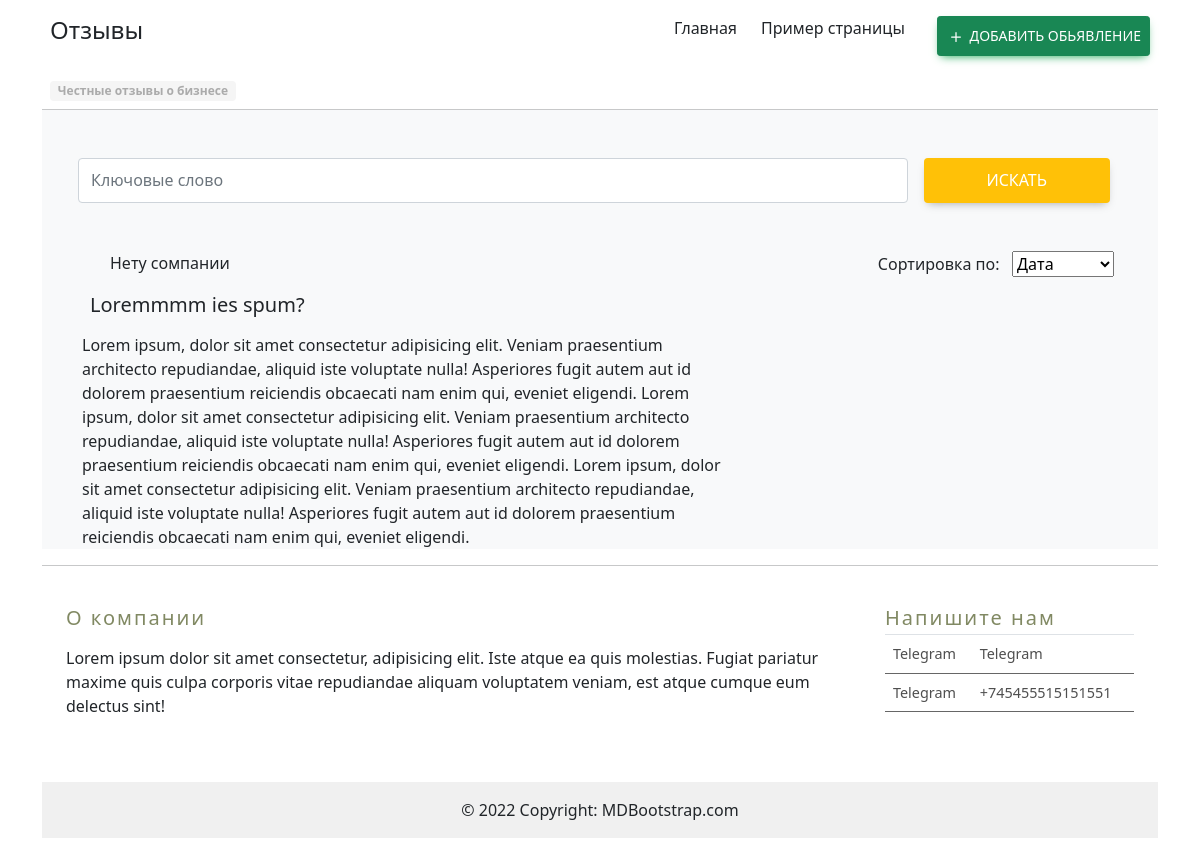
The page /sort/ on the database as committed earlier.
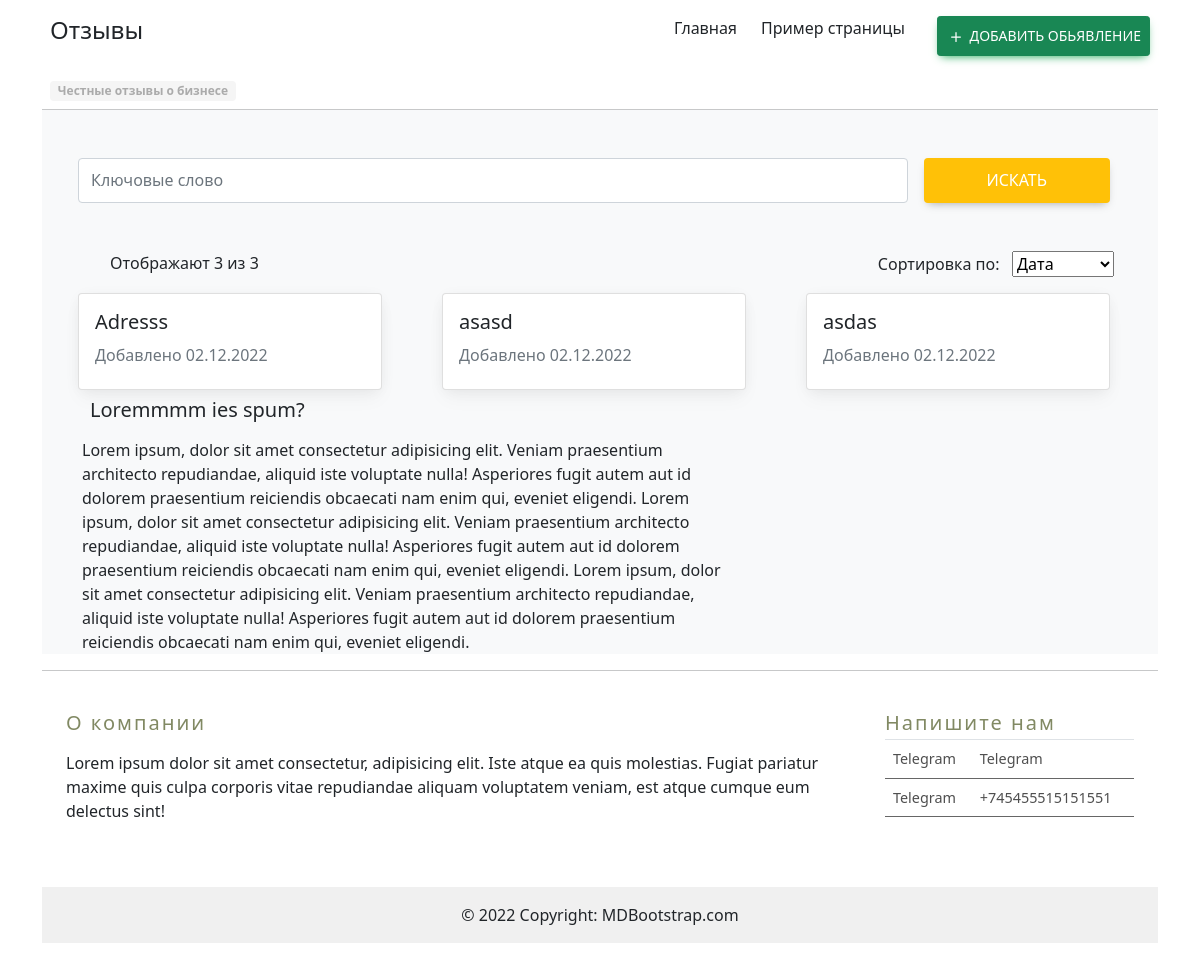
The same page on the database as committed later.
### reytings/models.py (models this page shows, shortened)
class Company(models.Model):
    name =models.CharField(max_length=255)
    inn =models.CharField(max_length=100,blank=True,null=True)
    address =models.CharField(max_length=255,blank=True,null=True)
    phone =models.CharField(max_length=25,blank=True,null=True)
    avg_rating =models.FloatField(blank=True,null=True,default=0)
    description =models.TextField(default='')
    created_date = models.DateTimeField(auto_now_add=True)
    modified_date = models.DateTimeField(auto_now=True)
    is_approved =models.BooleanField(default=False)
    class Meta:
        verbose_name='Компании'
        verbose_name_plural='Компания'

### reytings/views.py (the view)
# urls.py: path('sort/', views.sort,name='sort'),
def sort(request):
  sort =request.GET.get('sort',None)
  if sort:
    if sort =='asc':
      comanies =Company.objects.filter(is_approved=True).order_by('created_date')
    elif sort =='desc':
      comanies =Company.objects.filter(is_approved=True).order_by('-created_date')
  else:
    comanies =Company.objects.filter(is_approved=True).order_by('created_date')
  companies_count=comanies.count()
  current =comanies[:6]
  current_count=current.count()
  context={
    'companies':comanies,
    'companies_count':companies_count,
    'current_company':current,
    'current_count':current_count
  }
  return render(request,'result.html',context)

### templates/result.html (shortened to what this page needs)
{% extends 'base.html' %}
{% load custom %}
{% block content %}
    <div class="container  bg-light" >
      <div class="d-flex justify-content-center " >
      <form class="form-inline mt-5" action="{% url 'search' %}" style="width:100%">
          <input class="form-control mr-sm-3 ml-4" style="width:76%; height: 45px;" type="search" name="search" placeholder="Ключовые слово" aria-label="Search">
          <button class="btn  my-2 my-sm-0 bg-warning text-white" style="width:17%; height: 45px;" type="submit">Искать</button>
      </form></div>
      <div class="p-3"></div>
      <div class=" mr-3">
        <div class="d-flex justify-content-center mt-2 ml-5" >
          <div class="mr-auto p-2">
            {% if companies_count %}
            Отображают {{companies_count}} из {{current_count}}
            {% else %}
            Нету сомпании
            {% endif %}
          </div>
          <div class="p-2 mr-2">
            Сортировка по: &nbsp;
              <select  id="datesort" width="200" onchange="datasort()">
                <option value="Дата">Дата</option>
              </select>
        </div>
        </div>
      </div>
      <div class="container" >
        <div class="row">
          {% for company in current_company %}
          <div class="col-md-6 pl-4 pt-2 col-lg-4 col-sm-12">
            <div class="card" style="width: 19rem;">
              <div class="card-body">
                <h5 class="card-title"><a href="{% url 'post_detail' company.id %}" class="text-dark" style="text-decoration: none;">{{company.name}}</a></h5>
                <h6 class="card-subtitle mb-2 text-muted pt-2">Добавлено {{company.created_date|date:'d.m.Y'}}</h6>
              </div>
            </div>
          </div>
          {% endfor %}
        </div>
      </div>
      <div class="container" >
        <div class="row">
          <div class="col-md-8 ">
            <div class="ml-3 pr-5">
              <h5 class="bold p-2">Loremmmm ies spum?</h5>
              Lorem ipsum, dolor sit amet consectetur adipisicing elit. Veniam praesentium architecto repudiandae, aliquid iste voluptate nulla! Asperiores fugit autem aut id dolorem praesentium reiciendis obcaecati nam enim qui, eveniet eligendi.
              Lorem ipsum, dolor sit amet consectetur adipisicing elit. Veniam praesentium architecto repudiandae, aliquid iste voluptate nulla! Asperiores fugit autem aut id dolorem praesentium reiciendis obcaecati nam enim qui, eveniet eligendi.
              Lorem ipsum, dolor sit amet consectetur adipisicing elit. Veniam praesentium architecto repudiandae, aliquid iste voluptate nulla! Asperiores fugit autem aut id dolorem praesentium reiciendis obcaecati nam enim qui, eveniet eligendi.
            </div>
            </div>
        </div>
      </div>
    </div>
{% endblock %}

Rows that differ between the two databases and show on the page:
added Company: name "Adresss", created_date "02.12.2022"
added Company: name "asasd", created_date "02.12.2022"
added Company: name "asdas", created_date "02.12.2022"
Other text that changed with them:
{{ companies_count }}: (not shown) → "3"
{{ current_count }}: (not shown) → "3"
text no longer shown: "Нету сомпании"
text now shown: "Отображают из"
